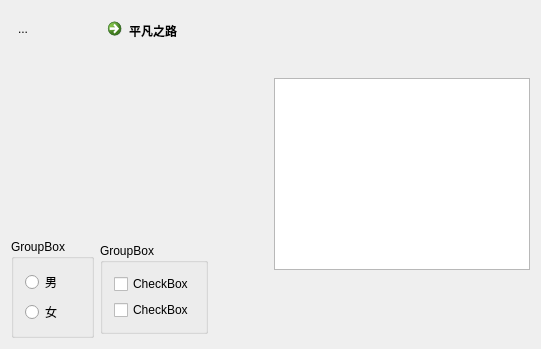
<?xml version="1.0" encoding="UTF-8"?>
<ui version="4.0">
 <class>Widget</class>
 <widget class="QWidget" name="Widget">
  <property name="windowModality">
   <enum>Qt::NonModal</enum>
  </property>
  <property name="geometry">
   <rect>
    <x>0</x>
    <y>0</y>
    <width>534</width>
    <height>349</height>
   </rect>
  </property>
  <property name="windowTitle">
   <string>Widget</string>
  </property>
  <layout class="QGridLayout" name="gridLayout">
   <item row="0" column="0">
    <widget class="QToolButton" name="toolButton">
     <property name="text">
      <string>...</string>
     </property>
     <property name="icon">
      <iconset resource="resource.qrc">
       <normaloff>:/images/img1.jpg</normaloff>:/images/img1.jpg</iconset>
     </property>
     <property name="iconSize">
      <size>
       <width>30</width>
       <height>30</height>
      </size>
     </property>
     <property name="toolButtonStyle">
      <enum>Qt::ToolButtonTextBesideIcon</enum>
     </property>
     <property name="autoRaise">
      <bool>true</bool>
     </property>
     <property name="arrowType">
      <enum>Qt::NoArrow</enum>
     </property>
    </widget>
   </item>
   <item row="0" column="1">
    <widget class="QCommandLinkButton" name="commandLinkButton">
     <property name="sizePolicy">
      <sizepolicy hsizetype="Fixed" vsizetype="Fixed">
       <horstretch>0</horstretch>
       <verstretch>0</verstretch>
      </sizepolicy>
     </property>
     <property name="text">
      <string>平凡之路</string>
     </property>
     <property name="checkable">
      <bool>false</bool>
     </property>
     <property name="autoRepeat">
      <bool>false</bool>
     </property>
     <property name="autoExclusive">
      <bool>false</bool>
     </property>
    </widget>
   </item>
   <item row="0" column="3" rowspan="4">
    <widget class="QListWidget" name="listWidget">
     <property name="sizePolicy">
      <sizepolicy hsizetype="Fixed" vsizetype="Fixed">
       <horstretch>0</horstretch>
       <verstretch>0</verstretch>
      </sizepolicy>
     </property>
    </widget>
   </item>
   <item row="3" column="0">
    <widget class="QGroupBox" name="groupBox">
     <property name="title">
      <string>GroupBox</string>
     </property>
     <layout class="QVBoxLayout" name="verticalLayout_2">
      <item>
       <widget class="QRadioButton" name="radioButton">
        <property name="text">
         <string>男</string>
        </property>
       </widget>
      </item>
      <item>
       <widget class="QRadioButton" name="radioButton_2">
        <property name="text">
         <string>女</string>
        </property>
       </widget>
      </item>
     </layout>
    </widget>
   </item>
   <item row="3" column="1">
    <widget class="QGroupBox" name="groupBox_2">
     <property name="sizePolicy">
      <sizepolicy hsizetype="Fixed" vsizetype="Fixed">
       <horstretch>0</horstretch>
       <verstretch>0</verstretch>
      </sizepolicy>
     </property>
     <property name="title">
      <string>GroupBox</string>
     </property>
     <layout class="QVBoxLayout" name="verticalLayout">
      <item>
       <widget class="QCheckBox" name="checkBox">
        <property name="text">
         <string>CheckBox</string>
        </property>
       </widget>
      </item>
      <item>
       <widget class="QCheckBox" name="checkBox_2">
        <property name="text">
         <string>CheckBox</string>
        </property>
       </widget>
      </item>
     </layout>
    </widget>
   </item>
  </layout>
 </widget>
 <layoutdefault spacing="6" margin="11"/>
 <resources>
  <include location="resource.qrc"/>
 </resources>
 <connections/>
</ui>
